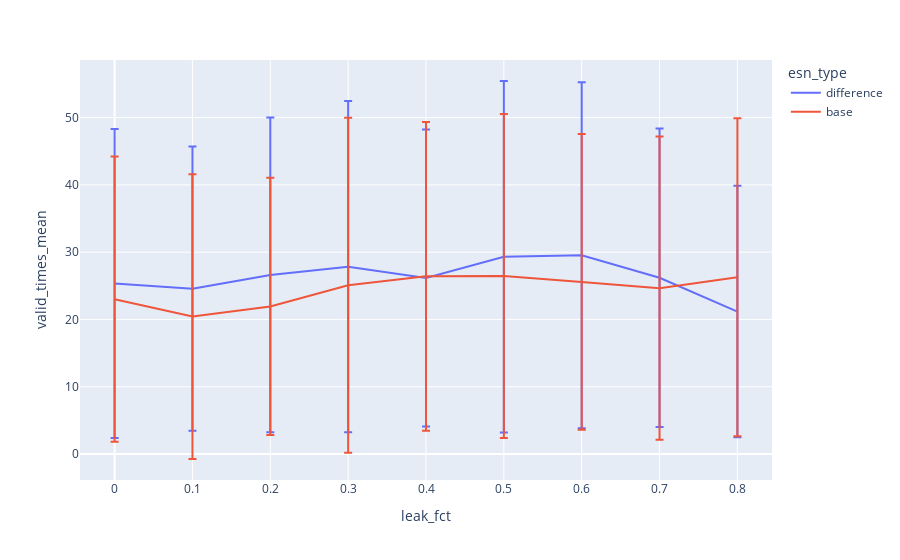

Write notebook code for a chart like this one.
### Code cell
df_vt = sweep_tester.get_valid_times_df(error_threshhold=0.001)
df_vt
pd.options.plotting.backend = "plotly"
fig = df_vt.plot.line(x="leak_fct", y="valid_times_mean", color="esn_type", error_y="valid_times_std")
fig.show()

### Figure 1 — Plotly figure (JSON) as saved in the notebook; plotly's stock layout.template omitted (floating-point values rounded to 4 significant figures)
{"data": [{"error_y": {"array": [22.96, 21.12, 23.39, 24.62, 22.08, 26.11, 25.7, 22.19, 18.7]}, "hovertemplate": "esn_type=difference<br>leak_fct=%{x}<br>valid_times_mean=%{y}<extra></extra>", "legendgroup": "difference", "line": {"color": "#636efa", "dash": "solid"}, "marker": {"symbol": "circle"}, "mode": "lines", "name": "difference", "orientation": "v", "showlegend": true, "type": "scatter", "x": [0.0, 0.1, 0.2, 0.3, 0.4, 0.5, 0.6, 0.7, 0.8], "xaxis": "x", "y": [25.34, 24.58, 26.62, 27.85, 26.15, 29.33, 29.55, 26.19, 21.18], "yaxis": "y"}, {"error_y": {"array": [21.2, 21.16, 19.13, 24.9, 22.96, 24.07, 21.97, 22.52, 23.63]}, "hovertemplate": "esn_type=base<br>leak_fct=%{x}<br>valid_times_mean=%{y}<extra></extra>", "legendgroup": "base", "line": {"color": "#EF553B", "dash": "solid"}, "marker": {"symbol": "circle"}, "mode": "lines", "name": "base", "orientation": "v", "showlegend": true, "type": "scatter", "x": [0.0, 0.1, 0.2, 0.3, 0.4, 0.5, 0.6, 0.7, 0.8], "xaxis": "x", "y": [23.02, 20.43, 21.94, 25.08, 26.4, 26.46, 25.58, 24.66, 26.28], "yaxis": "y"}], "layout": {"legend": {"title": {"text": "esn_type"}, "tracegroupgap": 0}, "margin": {"t": 60}, "xaxis": {"anchor": "y", "domain": [0.0, 1.0], "title": {"text": "leak_fct"}}, "yaxis": {"anchor": "x", "domain": [0.0, 1.0], "title": {"text": "valid_times_mean"}}}}
